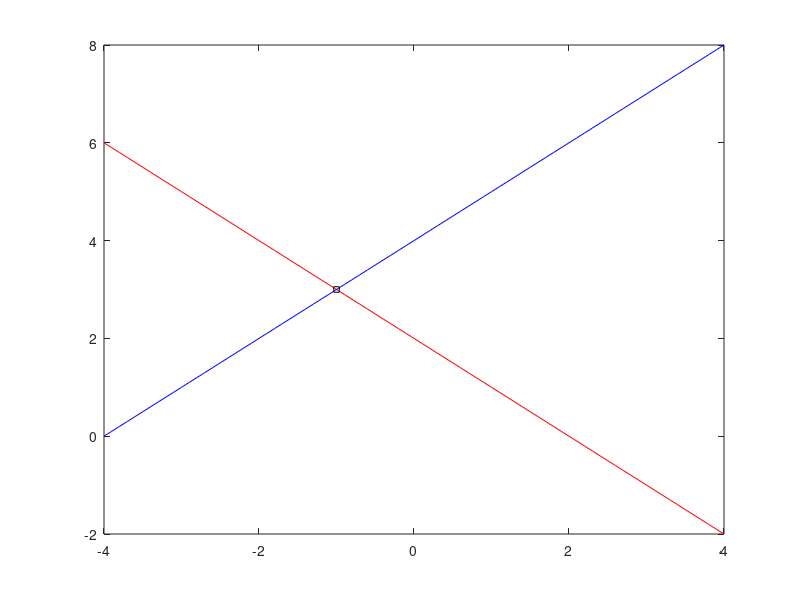
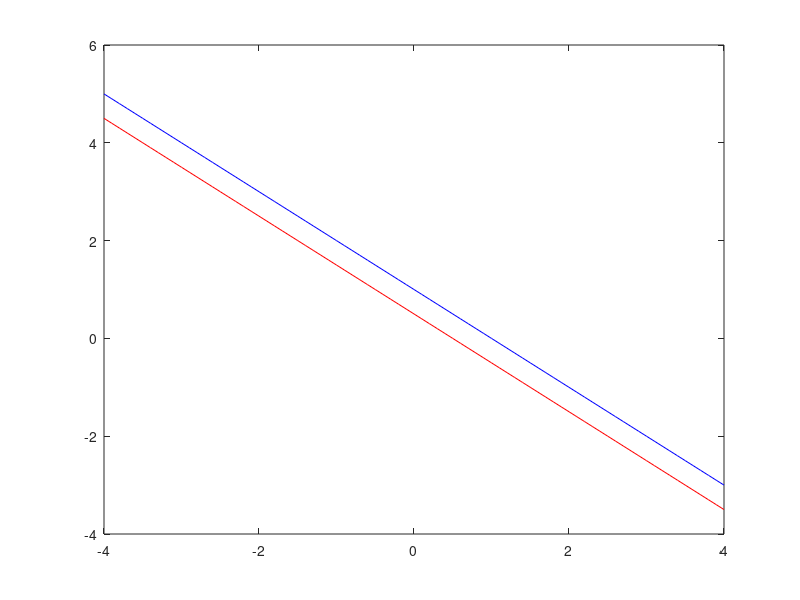

Write MATLAB code to recreate these figures, in order.
clear
clc
close all

%%% 1*x + 1*y = 2 -> y = 2-x
%%% -1x + 1*y = 4 -> y = 4+x

%%% 

%%% y = 2-x
%%% (2-x) - x = 4
%%% (2-2x) = 4
%%% 1 -x = 2
%%% x = -1
%%% y = 2-(-1) = 3

x = -4:0.1:4;

y1 = 2-x;
y2 = 4+x;

figure()
plot(x,y1,'r-')
hold on
plot(x,y2,'b-')

plot(-1,3,'ks','MarkerSize',4)

A = [1 1;-1 1]
B = [2;4];

det(A)

%%% A*v = B -> solve this I will get v = [x;y]

rref([A B]) %%<- augment matrix with B


%%% 2*x + 2*y = 1 -> y = (1-2*x)/2
%%% x + y = 1     -> y = 1-x

A = [2 2;1 1];
B = [1;1];

rref([A B]) %%%<- Naive Gaussian Elimination

det(A)

A(1,1)*A(2,2)-A(1,2)*A(2,1)

x = -4:0.1:4;
y1 = (1-2*x)/2;
y2 = 1-x;

figure()
plot(x,y1,'r-')
hold on
plot(x,y2,'b-')


